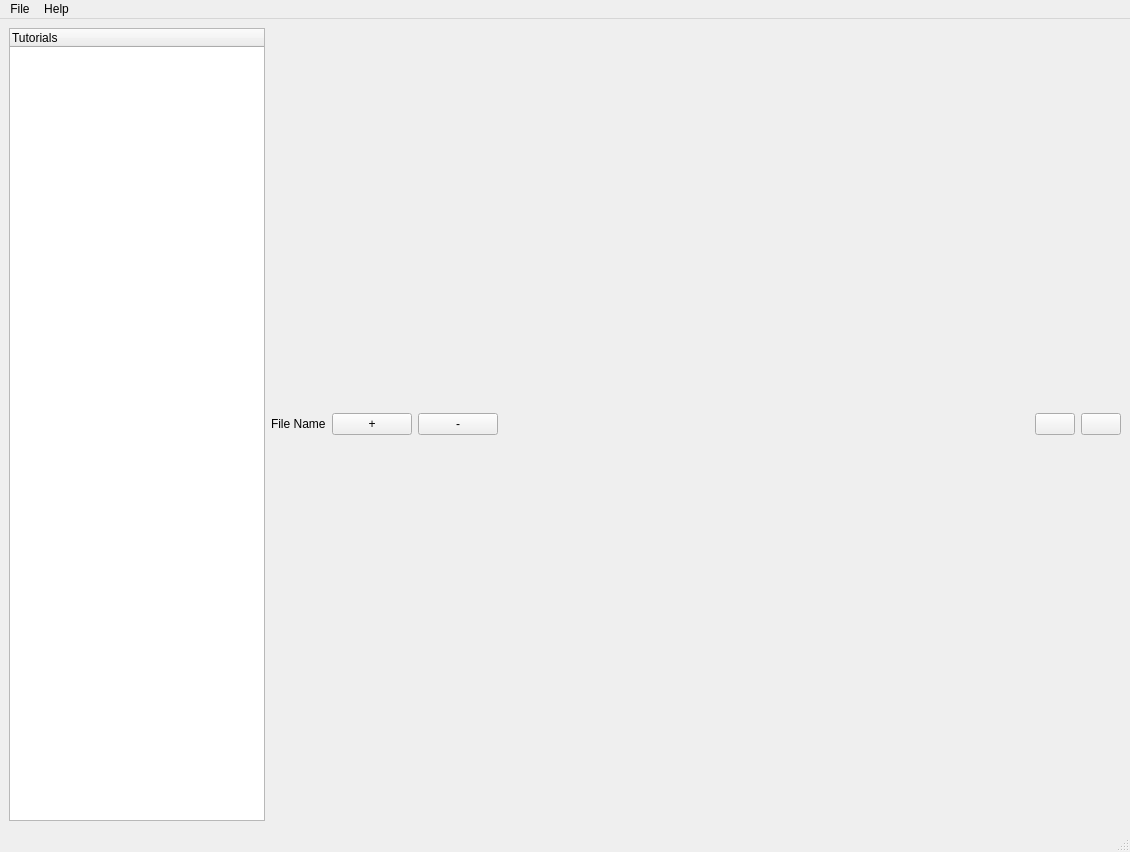
<?xml version="1.0" encoding="UTF-8"?>
<ui version="4.0">
 <class>MainWindow</class>
 <widget class="QMainWindow" name="MainWindow">
  <property name="geometry">
   <rect>
    <x>0</x>
    <y>0</y>
    <width>1130</width>
    <height>852</height>
   </rect>
  </property>
  <property name="windowTitle">
   <string>MainWindow</string>
  </property>
  <widget class="QWidget" name="centralwidget">
   <layout class="QHBoxLayout" name="horizontalLayout_2">
    <item>
     <widget class="QTreeWidget" name="fileDirTreeWidget">
      <property name="sizePolicy">
       <sizepolicy hsizetype="Preferred" vsizetype="Expanding">
        <horstretch>0</horstretch>
        <verstretch>0</verstretch>
       </sizepolicy>
      </property>
      <column>
       <property name="text">
        <string>Tutorials</string>
       </property>
      </column>
     </widget>
    </item>
    <item>
     <layout class="QVBoxLayout" name="codePanelLayout">
      <item>
       <layout class="QHBoxLayout" name="toolbarLayout">
        <item>
         <widget class="QLabel" name="fileNameLabel">
          <property name="text">
           <string>File Name</string>
          </property>
         </widget>
        </item>
        <item>
         <widget class="QPushButton" name="zoomInButton">
          <property name="sizePolicy">
           <sizepolicy hsizetype="Preferred" vsizetype="Fixed">
            <horstretch>0</horstretch>
            <verstretch>0</verstretch>
           </sizepolicy>
          </property>
          <property name="text">
           <string>+</string>
          </property>
         </widget>
        </item>
        <item>
         <widget class="QPushButton" name="zoomOutButton">
          <property name="text">
           <string>-</string>
          </property>
         </widget>
        </item>
        <item>
         <spacer name="horizontalSpacer">
          <property name="orientation">
           <enum>Qt::Horizontal</enum>
          </property>
          <property name="sizeHint" stdset="0">
           <size>
            <width>40</width>
            <height>20</height>
           </size>
          </property>
         </spacer>
        </item>
        <item>
         <widget class="QPushButton" name="terminalButton">
          <property name="text">
           <string/>
          </property>
          <property name="iconSize">
           <size>
            <width>30</width>
            <height>30</height>
           </size>
          </property>
         </widget>
        </item>
        <item>
         <widget class="QPushButton" name="runButton">
          <property name="text">
           <string/>
          </property>
          <property name="iconSize">
           <size>
            <width>30</width>
            <height>30</height>
           </size>
          </property>
         </widget>
        </item>
       </layout>
      </item>
     </layout>
    </item>
   </layout>
  </widget>
  <widget class="QMenuBar" name="menubar">
   <property name="geometry">
    <rect>
     <x>0</x>
     <y>0</y>
     <width>1130</width>
     <height>22</height>
    </rect>
   </property>
   <widget class="QMenu" name="menuFile">
    <property name="title">
     <string>File</string>
    </property>
    <addaction name="actionOpen"/>
    <addaction name="actionSave"/>
   </widget>
   <widget class="QMenu" name="menuHelp">
    <property name="title">
     <string>Help</string>
    </property>
    <addaction name="actionFAQ"/>
    <addaction name="actionAbout"/>
   </widget>
   <addaction name="menuFile"/>
   <addaction name="menuHelp"/>
  </widget>
  <widget class="QStatusBar" name="statusbar"/>
  <action name="actionFAQ">
   <property name="text">
    <string>FAQ</string>
   </property>
  </action>
  <action name="actionAbout">
   <property name="text">
    <string>About</string>
   </property>
  </action>
  <action name="actionOpen">
   <property name="text">
    <string>Open</string>
   </property>
  </action>
  <action name="actionSave">
   <property name="text">
    <string>Save</string>
   </property>
  </action>
 </widget>
 <resources>
  <include location="images.qrc"/>
 </resources>
 <connections/>
</ui>
